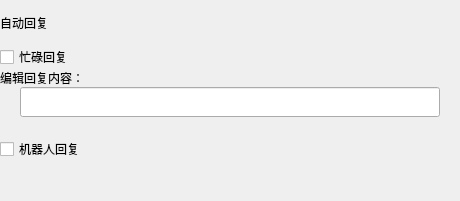
           <widget class="QWidget" name="page_34">
            <layout class="QVBoxLayout" name="verticalLayout_16">
             <property name="spacing">
              <number>0</number>
             </property>
             <property name="leftMargin">
              <number>0</number>
             </property>
             <property name="topMargin">
              <number>0</number>
             </property>
             <property name="rightMargin">
              <number>0</number>
             </property>
             <property name="bottomMargin">
              <number>0</number>
             </property>
             <item>
              <widget class="QWidget" name="verticalWidget_5" native="true">
               <property name="styleSheet">
                <string notr="true"/>
               </property>
               <layout class="QVBoxLayout" name="verticalLayout_12">
                <property name="spacing">
                 <number>0</number>
                </property>
                <property name="leftMargin">
                 <number>0</number>
                </property>
                <property name="topMargin">
                 <number>0</number>
                </property>
                <property name="rightMargin">
                 <number>0</number>
                </property>
                <property name="bottomMargin">
                 <number>0</number>
                </property>
                <item>
                 <widget class="QLabel" name="label">
                  <property name="minimumSize">
                   <size>
                    <width>0</width>
                    <height>45</height>
                   </size>
                  </property>
                  <property name="text">
                   <string>自动回复</string>
                  </property>
                 </widget>
                </item>
                <item alignment="Qt::AlignHCenter">
                 <widget class="QCheckBox" name="checkBox_busy">
                  <property name="minimumSize">
                   <size>
                    <width>460</width>
                    <height>0</height>
                   </size>
                  </property>
                  <property name="focusPolicy">
                   <enum>Qt::TabFocus</enum>
                  </property>
                  <property name="text">
                   <string>忙碌回复</string>
                  </property>
                 </widget>
                </item>
                <item alignment="Qt::AlignHCenter">
                 <widget class="QLabel" name="label_busy">
                  <property name="minimumSize">
                   <size>
                    <width>460</width>
                    <height>0</height>
                   </size>
                  </property>
                  <property name="styleSheet">
                   <string notr="true"/>
                  </property>
                  <property name="text">
                   <string>编辑回复内容：</string>
                  </property>
                 </widget>
                </item>
                <item alignment="Qt::AlignHCenter">
                 <widget class="QLineEdit" name="lineEdit_busy">
                  <property name="sizePolicy">
                   <sizepolicy hsizetype="Fixed" vsizetype="Fixed">
                    <horstretch>0</horstretch>
                    <verstretch>0</verstretch>
                   </sizepolicy>
                  </property>
                  <property name="minimumSize">
                   <size>
                    <width>420</width>
                    <height>30</height>
                   </size>
                  </property>
                 </widget>
                </item>
                <item>
                 <spacer name="verticalSpacer_5">
                  <property name="orientation">
                   <enum>Qt::Vertical</enum>
                  </property>
                  <property name="sizeType">
                   <enum>QSizePolicy::Fixed</enum>
                  </property>
                  <property name="sizeHint" stdset="0">
                   <size>
                    <width>20</width>
                    <height>20</height>
                   </size>
                  </property>
                 </spacer>
                </item>
                <item alignment="Qt::AlignHCenter">
                 <widget class="QCheckBox" name="checkBox_robot">
                  <property name="minimumSize">
                   <size>
                    <width>460</width>
                    <height>0</height>
                   </size>
                  </property>
                  <property name="focusPolicy">
                   <enum>Qt::TabFocus</enum>
                  </property>
                  <property name="text">
                   <string>机器人回复</string>
                  </property>
                  <property name="checked">
                   <bool>false</bool>
                  </property>
                  <property name="autoRepeat">
                   <bool>false</bool>
                  </property>
                 </widget>
                </item>
                <item>
                 <spacer name="verticalSpacer_4">
                  <property name="orientation">
                   <enum>Qt::Vertical</enum>
                  </property>
                  <property name="sizeHint" stdset="0">
                   <size>
                    <width>20</width>
                    <height>40</height>
                   </size>
                  </property>
                 </spacer>
                </item>
               </layout>
              </widget>
             </item>
            </layout>
           </widget>
